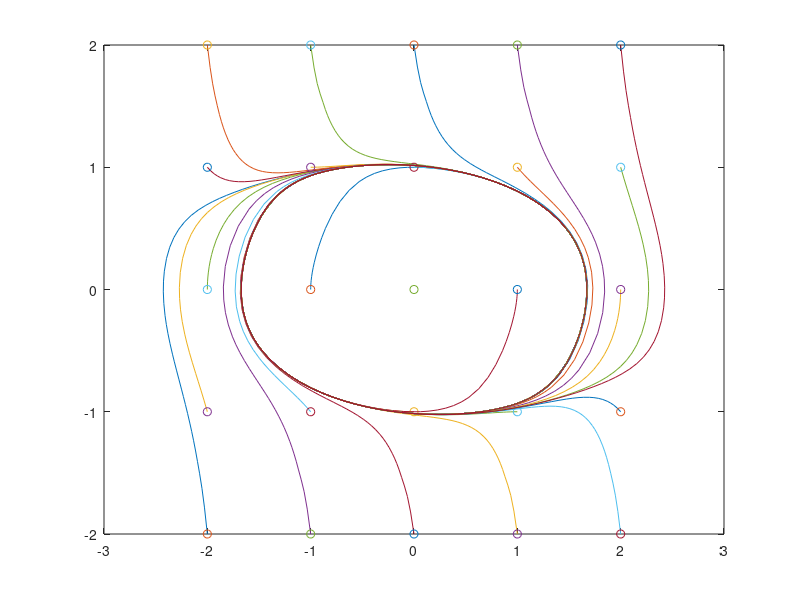

Reproduce this figure in MATLAB.
function eliptica
x10 = -2:1:2;
x20 = x10;

mu = [2 1];
for i =1:length(x10)
    for j =1:length(x20)
        [t,x]=ode45(@(t,x)elip(t,x,mu),[0 10],[x10(i);x20(j)]);
        plot(x(:,1),x(:,2))
        hold on
        plot(x10(i),x20(j),'o')
    end
end
end
function xdot = elip(t,x,mu)
xdot(1,1) = mu(1)*x(2,1);
xdot(2,1) =-mu(2)*x(1,1)-x(2,1)*(x(1,1)^2+4*x(2,1)^2-4)
end